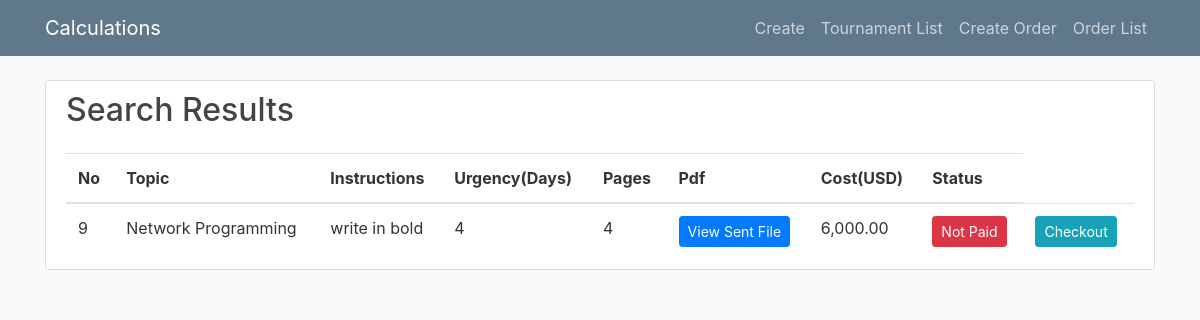
The page /search/ on the database as committed earlier.
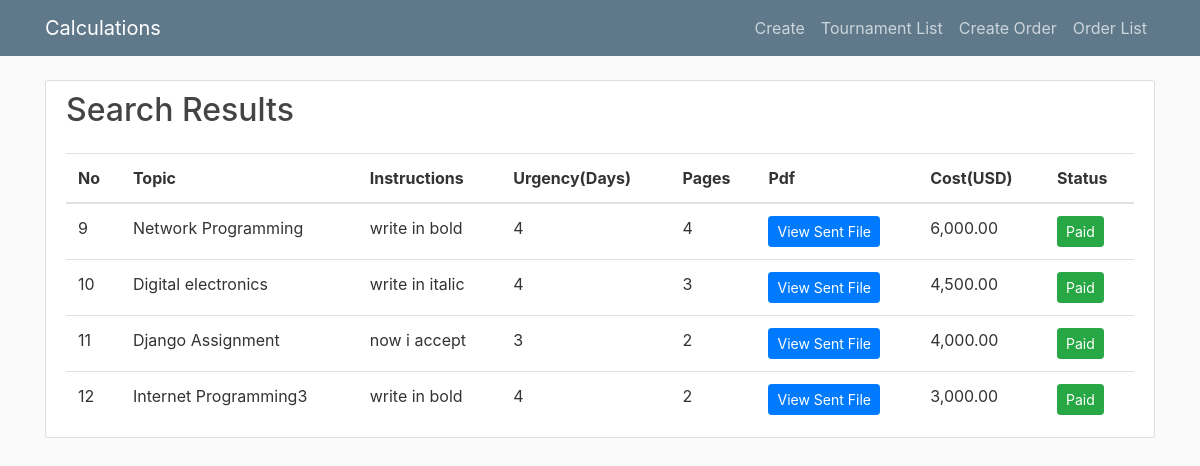
The same page on the database as committed later.
### writting_orders/models.py (models this page shows, shortened)
class Order(models.Model):
    user = models.ForeignKey(User, related_name="user", on_delete=models.CASCADE, null=True)
    type = models.ForeignKey(Type, on_delete=models.CASCADE)
    academic = models.ForeignKey(AcademicLevel, on_delete=models.CASCADE, null=True)
    topic = models.CharField(max_length=30)
    pages = models.IntegerField(choices=list(zip(range(1, 10), range(1, 10))))
    urgency = models.IntegerField(choices=list(zip(range(1, 10), range(0, 10))), default=0)
    format = models.ForeignKey(Format, on_delete=models.CASCADE, null=True)
    instructions = models.TextField(max_length=200, null=True)
    pdf = models.FileField(upload_to='uploads/pdfs', null=True, blank=True)
    total = models.DecimalField(verbose_name="Total", max_digits=10, decimal_places=2, null=True)
    paid = models.BooleanField(default=False)
    email = models.EmailField(null=True)
    def show_me_the_money(sender, **kwargs):
        ipn_obj = sender
        if ipn_obj.payment_status == ST_PP_COMPLETED:
           return Order.objects.update(paid=True)
        else:
            return Order.objects.update(paid=False)
    valid_ipn_received.connect(show_me_the_money)

### writting_orders/views.py (the view)
# urls.py: path('search/', views.search, name='search'),
def search(request):
    queryset = Order.objects.all()
    query = request.GET.get('q')
    if query:
        queryset = queryset.filter(
            Q(topic__icontains=query) |
            Q(paid__icontains=query)
        ).distinct()
    context = {
        'queryset': queryset
    }
    return render(request, 'search_results.html', context)

### writting_orders/templates/search_results.html
{% extends 'base.html' %}
{% load humanize %}
{% block content %}
 <div class="row">
        <div class="col-md-12">
 <div class="content-section">
 <h2>Search Results</h2>
<div class="table-responsive">
<table class="table mb-0">
    <thead>
      <tr>
          <th>No</th>
          <th>Topic</th>
          <th>Instructions</th>
        <th>Urgency(Days)</th>
          <th>Pages</th>
          <th>Pdf</th>
          <th>Cost(USD)</th>
           <th>Status</th>
      </tr>
    </thead>
    <tbody>
    {% if queryset %}
          <ol>
    {% for order in queryset %}
    <tr>
         <td>{{ order.id }}</td>
        <td>{{ order.topic }}</td>
          <td>{{ order.instructions }}</td>
        <td>{{ order.urgency }}</td>
    <td>{{ order.pages }}</td>
         <td>
            <a href="{{ order.pdf.url }}" class="btn btn-primary btn-sm" target="_blank">
              View Sent File
            </a>
          </td>
    <td>{{ order.total|intcomma }}</td>
         {% if order.paid %}
        <td><button type="button" class="btn btn-success btn-sm">Paid</button></td>
        {% else %}
         <td><button type="button" class="btn btn-danger btn-sm"> Not Paid</button></td>
         <td><a class="btn btn-info btn-sm" href="{% url 'process' pk=order.pk %}">Checkout</a></td>
        {% endif %}
    </tr>
{% endfor %}
               </ol>
          {% else %}
          <p>There Are No results orders Please Try Again</p>
          {% endif %}
 </tbody>
  </table>
</div>
 </div>
        </div>
</div>
{% endblock %}

### payment/templates/base.html (shortened to what this page needs)
{% load static %}
<!DOCTYPE html>
<html lang="en" xmlns="http://www.w3.org/1999/html">
  <head>
    <link rel="stylesheet" href="https://maxcdn.bootstrapcdn.com/bootstrap/4.0.0/css/bootstrap.min.css">
    <link rel="stylesheet" type="text/css" href="{% static 'main.css' %}">
  </head>
  <header class="site-header">
      <nav class="navbar navbar-expand-md navbar-dark bg-steel fixed-top">
        <div class="container">
          <a class="navbar-brand mr-4" href="">Calculations </a>
          <div class="collapse navbar-collapse" id="navbarToggle">
            <div class="navbar-nav">
                <a class="nav-item nav-link" href="{% url 'index' %}">Create </a>
                <a class="nav-item nav-link" href="{% url 'list' %}">Tournament List</a>
                <a class="nav-item nav-link" href="{% url 'order' %}">Create Order</a>
                <a class="nav-item nav-link" href="{% url 'order-list' %}">Order List</a>
            </div>
          </div>
        </div>
      </nav>
    </header>
 <body>
<div class="container">
  {% block content %}
  {% endblock %}
</div>
  </body>
</html>

### writting_orders/static/main.css (style rules this page uses)
body { background: #fafafa; color: #333333; margin-top: 5rem; }
h1, h2, h3, h4, h5, h6 { color: #444444; }
.bg-steel { background-color: #5f788a; }
.site-header .navbar-nav .nav-link { color: #cbd5db; }
.content-section { background: #ffffff; padding: 10px 20px; border: 1px solid #dddddd; border-radius: 3px; margin-bottom: 20px; }

Rows that differ between the two databases and show on the page:
changed Order "Network Programming": paid "Not Paid Checkout" → "Paid"
added Order: id "10", topic "Digital electronics", instructions "write in italic", urgency "4", pages "3", total "4,500.00", paid "Paid"
added Order: id "11", topic "Django Assignment", instructions "now i accept", urgency "3", pages "2", total "4,000.00", paid "Paid"
added Order: id "12", topic "Internet Programming3", instructions "write in bold", urgency "4", pages "2", total "3,000.00", paid "Paid"
